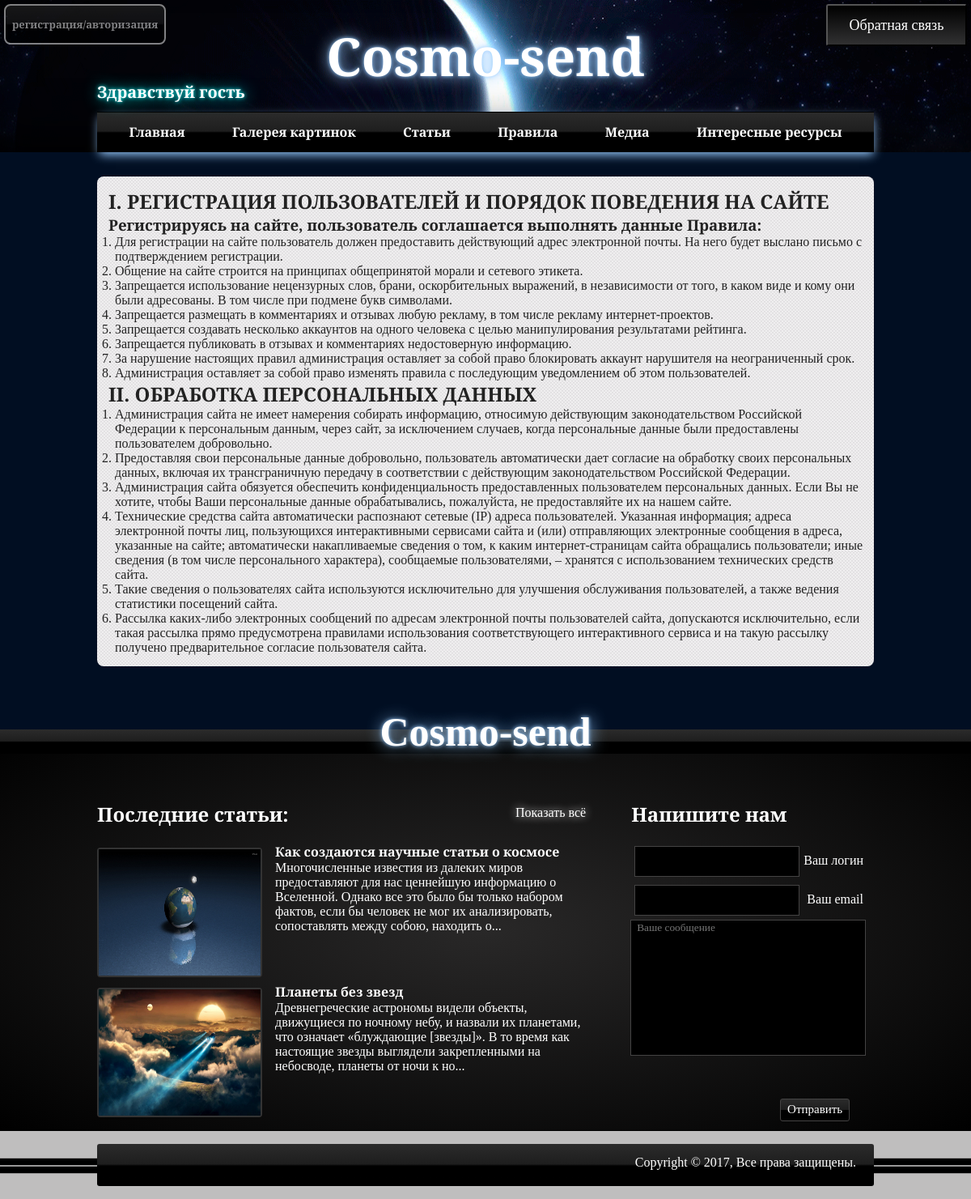
The page /rules.php on the database its author committed.
### tables this page shows
CREATE TABLE IF NOT EXISTS `articles_categories` (
  `id` int(11) NOT NULL,
  `title` varchar(100) NOT NULL,
  `page` varchar(255) NOT NULL
);

CREATE TABLE IF NOT EXISTS `rules` (
  `id` int(11) NOT NULL,
  `rule` text NOT NULL
);

CREATE TABLE IF NOT EXISTS `articles` (
  `id` int(11) NOT NULL,
  `title` varchar(255) DEFAULT NULL,
  `image` varchar(255) NOT NULL,
  `text` text,
  `categorie_id` int(11) DEFAULT '3',
  `pubdate` datetime NOT NULL,
  `views` int(11) NOT NULL DEFAULT '0'
);

### php/config.php (called while the page is built, shortened)
<?php
	$config = array(
		'title' => 'Cosmo-send',
		'db' => array(
			'server' => 'localhost',
			'username' => 'root',
			'password' => '',
			'name' => 'cp194561_Cosmo-send'
		)
	);

### page/rules_content.php (the view)
<div class="content">
	<div class="position">
		<div id="papper">
		<?php
		$rules = mysqli_query($connection, "SELECT * FROM `rules` ");
					$rule = mysqli_fetch_assoc($rules);
		?>
			<div class="text_li">
				<?php
					echo $rule['rule'];
				?>
			</div>
		</div>
	</div>
</div>

### includes/header.php (shortened to what this page needs)
	<div class="header">
<?php
if ($result_auth == $auth){
	echo '<span><button id="logout" onClick=\'location.href = "php/logout.php"\'>Выйти</button></span>';
}elseif ($result_auth == $guest){
	echo '<input id="button_authorization" type="button" name="button_authorization" value="регистрация/авторизация">';
}
?>
<input id="button_feedback" type="button" name="button_feedback" value="Обратная связь" />
		<div class="position">
			<?if ($result_auth == $auth){
					$uname = "Добро пожаловать: ".ucfirst($_SESSION ['username']);
					$setting = '<span id = "setting">&#9776;Настройки</span>';
					echo '<div class="name_and_setting">'.$uname.$setting.'</div>';
				}elseif ($result_auth == $guest){
					$nots = "<div class = name_and_setting>Здравствуй гость</div>";
					echo $nots;
				}
			?>
			<h1 class="logo"><?=$config['title'];?></h1>
			<nav id="navigator">
				<?php
					$categories = mysqli_query($connection, "SELECT * FROM `articles_categories`");
					while ( ($cat = mysqli_fetch_assoc($categories)) ) {
						?>
							<a href="<?=$cat['page'].'.php';?>"><?=$cat['title'];?></a>
					<?php
					}
				?>
			</nav>
		</div>
	</div>

### includes/footer.php
<div class="footer">
<div id="up_decor"><h3 class="logo_up_decor">Cosmo-send</h3></div>
	<div class="position">
		<div id="conten_footer" class="inborderpage">
			<div id="recents_block">
				<h2>Последние статьи:</h2>
				<div id="recent_block">
				<span id="all_view"><a href="articles.php">Показать всё</a></span>
				<?php
				$articles = mysqli_query($connection, "SELECT * FROM `articles` ORDER BY `id` DESC LIMIT 2");
					while ($art = mysqli_fetch_assoc($articles)) {
				?>
				<a href="articles_id.php?id=<?=$art['id'];?>">
				<div id="first_art" class="recent_art">
					<div class="img_for_art"><img src="img/articles/<?php echo $art['image'];?>" width="200" height="156"></div>
					<div class="description">
					<h4><?=$art['title'];?></h4>
					<p><?php echo mb_substr(strip_tags($art['text']), 0, 220, 'utf8').'...'?></p>
					</div>
				</div>
				</a>
					<?php
					}
				?>
				</div>
				</div>
			<div id="contact">
				<h2>Напишите нам</h2>
				<?if ($result_auth == $auth){
				echo '<p><input id="user_name" type="text" name="name" value="'.$_SESSION ['username'].'">Ваш логин</p>
				<p><input id="user_email" type="text" name="email" value="'.$_SESSION ['email'].'"> Ваш email</p>';
			}elseif ($result_auth == $guest){
				echo '<p><input id="user_name" type="text" name="name">Ваш логин</p>
				<p><input id="user_email" type="text" name="email"> Ваш email</p>';
			}
		?>
				<textarea id="text_comment" placeholder="Ваше сообщение" maxlength="1000" cols="29" rows="6" name="message"></textarea>
				<button id="button_for_feedback">Отправить</button>
				<span id="error_recall" class=""></span>
			</div>
		</div>
	</div>
	<div id="bottom">
			<div id="about" class="inborderpage">
				<p>Copyright © 2017, Все права защищены.</p>
			</div>
			<div id="strips">
				<div class="strip"></div>
				<div class="strip"></div>
			</div>
	</div>
</div>

### css/main/index.css (style rules this page uses)
* { font-family: 'PT Serif', serif; margin: 0; padding: 0; text-decoration: none; list-style: none; color: #fff; }
body { background-color: #010E22; height: 100%; background-image: url(../../img/main/cosmosbg.png); }
input, textarea { margin: 5px; padding: 1px 7px; }
.header { flex: 3 0 auto; background-image: url(../../img/main/bg.png); background-repeat: no-repeat; box-shadow: 0px -38px 61px -19px #000000 inset; }
.content { margin: 30px 0 78px 0; flex: 2 0 auto; }
.footer { flex: 0 0 auto; height: 495px; background-color: #444; background: radial-gradient(#292828, #000); }
.position { position: relative; width: 960px; left: calc(50% - 480px); height: 100%; }

### css/main/auth.css (style rules this page uses)
#button_authorization { position: fixed; margin: 5px; width: 200px; height: 50px; background: -webkit-linear-gradient(#2b2b2b 0%, #1e1e1e 48%, #000 52%, #000 100%); background: -o-linear-gradient(#2b2b2b 0%, #1e1e1e 48%, #000 52%, #000 100%); background: linear-gradient(#2b2b2b 0%, #1e1e1e 48%, #000 52%, #000 100%); border: 2px solid #fff; border-radius: 8px; color: #fff; font-weight: bolder; opacity: .5; z-index: 10; animation: shadowlogo 8s linear infinite; font-size: 13px; }
#button_feedback { position: absolute; background: linear-gradient(to top, #313132, #000); border-radius: 3px; width: 174px; height: 52px; color: white; font-size: 18px; right: 0; }
.auth input, button { margin: 10px; font-size: 15px; width: 200px; height: 25px; border: 2px solid #777; border-radius: 5px; }
.name_and_setting { position: absolute; margin-top: 100px; color: white; font-size: 20px; font-weight: bold; text-shadow: 1px 1px 20px #00FFFF, 0 0 5px #00FFFF; width: 100%; height: 25px; }

### css/main/header.css (style rules this page uses)
.logo { padding: 25px 0; color: #fff; font-size: 65px; text-shadow: 1px 1px 20px #99CCFF, 0 0 5px #99CCFF; text-align: center; }
#navigator { width: 100%; background: -webkit-linear-gradient(#2b2b2b 0%, #1e1e1e 48%, #000 52%, #000 100%); background: -o-linear-gradient(#2b2b2b 0%, #1e1e1e 48%, #000 52%, #000 100%); background: linear-gradient(#2b2b2b 0%, #1e1e1e 48%, #000 52%, #000 100%); border-top: 1px solid black; border-bottom: 1px solid black; box-shadow: 1px 5px 12px -2px #99CCFF; padding: 0.8em 0; text-decoration: none; text-align: center; }
#navigator>a { font-weight: bold; margin: 0 27.2px; font-size: 1em; }

### css/main/content.css (style rules this page uses)
#papper { padding: 14px; background-image: url(../../img/main_content/containerbg.png); border-radius: 8px; }
#papper>h6,h5,h4,h3,h2,h1,p,b,i,li { color: #222; }

### css/rules/rule.css (style rules this page uses)
.text_li>ol>li { margin-left: 8px; list-style: decimal; }

### rows shown on the page
articles_categories: title "Главная"
articles_categories: title "Галерея картинок"
articles_categories: title "Статьи"
articles_categories: title "Правила"
articles_categories: title "Медиа"
articles_categories: title "Интересные ресурсы"
rules: rule "I. РЕГИСТРАЦИЯ ПОЛЬЗОВАТЕЛЕЙ И ПОРЯДОК ПОВЕДЕНИЯ НА САЙТЕ Регистрируясь на сайте, пользователь соглашается выполнять данные Правила: Для регистрации на сайте пользователь должен предоставить действующий адрес электронной почты. На него будет выслано письмо с подтверждением регистрации. Общение на сайте строится на принципах общепринятой морали и сетевого этикета. Запрещается использование нецензурных слов, брани, оскорбительных выражений, в независимости от того, в каком виде и кому они были адресованы. В том числе при подмене букв символами. Запрещается размещать в комментариях и отзывах любую рекламу, в том числе рекламу интернет-проектов. Запрещается создавать несколько аккаунтов на…"
articles: image (picture), title "Как создаются научные статьи о космосе", text "Многочисленные известия из далеких миров предоставляют для нас ценнейшую информацию о Вселенной. Однако все это было бы только набором фактов, если бы человек не мог их анализировать, сопоставлять между собою, находить о"
articles: image (picture), title "Планеты без звезд", text "Древнегреческие астрономы видели объекты, движущиеся по ночному небу, и назвали их планетами, что означает «блуждающие [звезды]». В то время как настоящие звезды выглядели закрепленными на небосводе, планеты от ночи к но"

### other values the page prints
$config['title'] "Cosmo-send"
